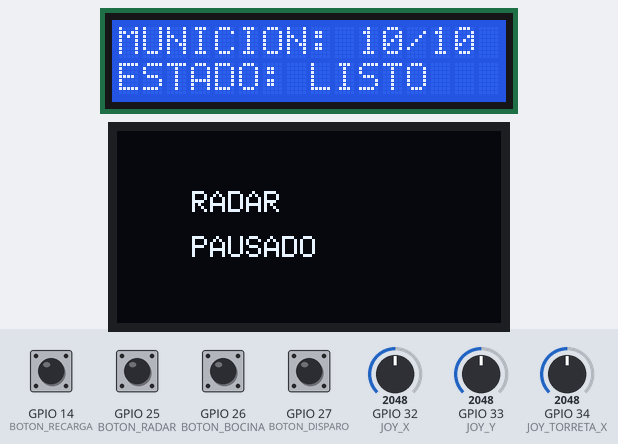
Recording of a sketch running on a simulated ESP32. On the bench: 16×2 character LCD, 128×64 one-colour display. Inputs (shaded band) come from the test bench; at power-on: GPIO 14 (BOTON_RECARGA), GPIO 25 (BOTON_RADAR), GPIO 26 (BOTON_BOCINA), GPIO 27 (BOTON_DISPARO) HIGH, GPIO 32 (JOY_X) = 2048, GPIO 33 (JOY_Y) = 2048, GPIO 34 (JOY_TORRETA_X) = 2048 (analog values on the 0–4095 scale). What the sketch prints to the serial monitor is not drawn.

Above: at 1.3 s.
1.4 s: GPIO 25 (BOTON_RADAR) pulled LOW for 0.15 s
At 2.6 s:
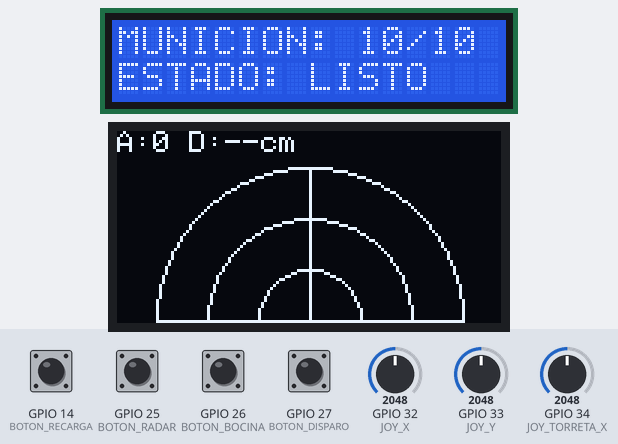
3.0 s: GPIO 25 (BOTON_RADAR) pulled LOW for 1 s
At 3.8 s:
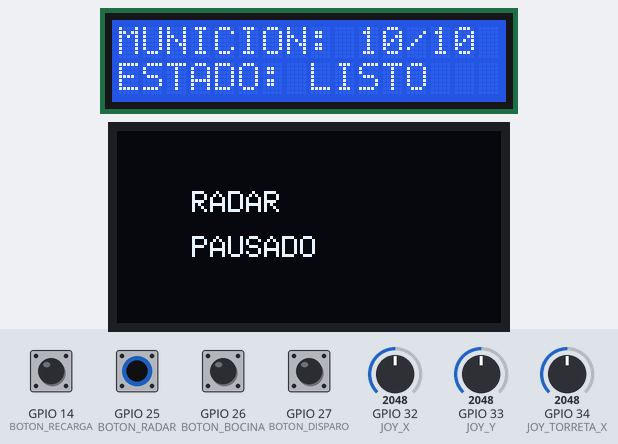
5.5 s: GPIO 27 (BOTON_DISPARO) pulled LOW for 0.15 s
At 6.1 s:
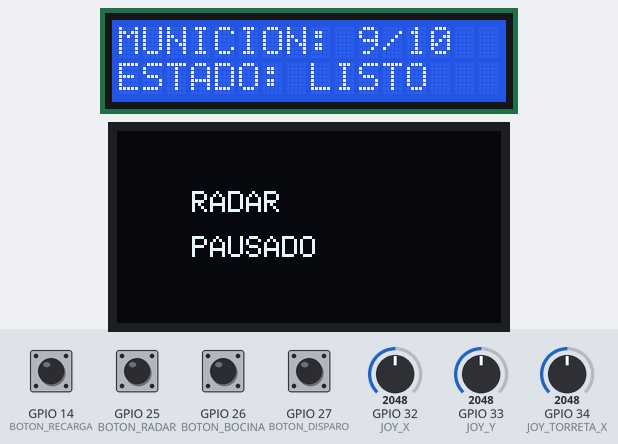
7.1 s: GPIO 27 (BOTON_DISPARO) pulled LOW for 1 s
9.6 s: GPIO 14 (BOTON_RECARGA) pulled LOW for 0.15 s
At 10.4 s:
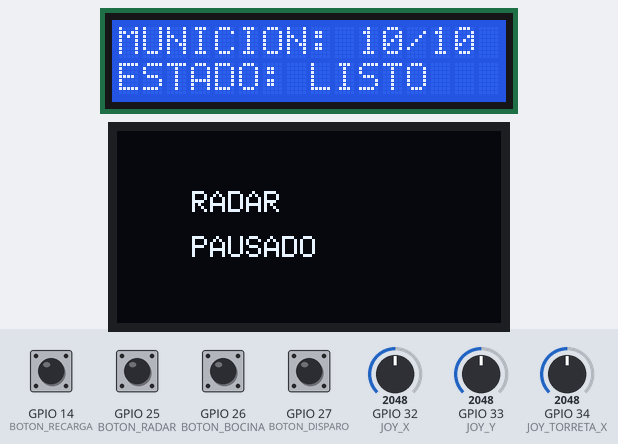
Timing chart, 0 to 12.2 s (numbered marks = the images above; inputs shaded):
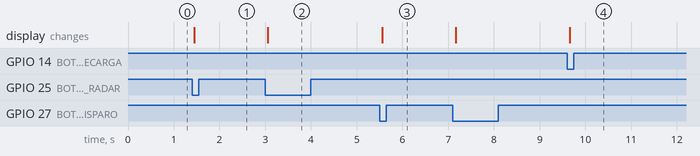

Measured:
- after the input at 1.4 s, the display: changes after 0.05 s (image 1)
- after the input at 3.0 s, the display: changes after 0.05 s (image 2)
- after the input at 5.5 s, the display: changes after 0.06 s (image 3)
- after the input at 9.6 s, the display: changes after 0.06 s (image 4)

The sketch:

Control.ino
```cpp
// VERSION 7 - CONTROL

#include <WiFi.h>
#include <esp_now.h>
#include <esp_wifi.h>
#include <esp_arduino_version.h>
#include <Wire.h>
#include <LiquidCrystal_I2C.h>
#include <Adafruit_GFX.h>
#include <Adafruit_SSD1306.h>

// ==================================================
// COMPONENTES
// ==================================================

// LCD 16x2
LiquidCrystal_I2C lcd(0x27, 16, 2);

// OLED 128x64
#define ANCHO 128
#define ALTO 64
#define OLED_RESET -1
#define OLED_ADDRESS 0x3C

Adafruit_SSD1306 oled(ANCHO, ALTO, &Wire, OLED_RESET);

bool oledDisponible = false;
bool radarActivo = false;

// ==================================================
// JOYSTICKS
// ==================================================

// Joystick principal
#define JOY_X 32
#define JOY_Y 33

// Joystick de la torreta
#define JOY_TORRETA_X 34

// Calibracion
#define CENTRO_X 1892
#define CENTRO_Y 1892
#define CENTRO_TORRETA 1892

#define ZONA_MUERTA 100

// ==================================================
// BOTONES
// ==================================================

#define BOTON_BOCINA 26
#define BOTON_DISPARO 27
#define BOTON_RECARGA 14
#define BOTON_RADAR 25

// ==================================================
// MUNICION
// ==================================================

#define MUNICION_MAXIMA 10

int municion = MUNICION_MAXIMA;

// ==================================================
// COMUNICACION ESP-NOW
// ==================================================

#define CANAL 1

uint8_t destino[] = {
  0xFF, 0xFF, 0xFF,
  0xFF, 0xFF, 0xFF
};

// Datos enviados al tanque
struct __attribute__((packed)) Datos {
  int16_t motorIzquierdo;
  int16_t motorDerecho;
  uint8_t bocina;
  uint8_t disparo;
  int16_t velocidadTorreta;
};

// Datos recibidos del radar
struct __attribute__((packed)) DatosRadar {
  uint8_t tipo;
  int16_t angulo;
  uint16_t distancia;
};

#define TIPO_RADAR 0xA1

Datos datos;

// ==================================================
// DATOS DEL RADAR
// ==================================================

volatile uint16_t distancias[181] = {};
volatile bool lecturasValidas[181] = {};

volatile int anguloRadar = 0;
volatile uint16_t ultimaDistancia = 0xFFFF;

// ==================================================
// ESTADOS DE LOS BOTONES
// ==================================================

// Disparo
bool estadoDisparo = HIGH;
bool ultimaLecturaDisparo = HIGH;
unsigned long cambioDisparo = 0;

// Recarga
bool estadoRecarga = HIGH;
bool ultimaLecturaRecarga = HIGH;
unsigned long cambioRecarga = 0;

// Radar
bool estadoRadar = HIGH;
bool ultimaLecturaRadar = HIGH;
unsigned long cambioRadar = 0;

// ==================================================
// RECEPCION DE DATOS DEL RADAR
// ==================================================

#if ESP_ARDUINO_VERSION_MAJOR >= 3

void recibirRadar(
  const esp_now_recv_info_t *info,
  const uint8_t *datosRecibidos,
  int longitud
) {

#else

void recibirRadar(
  const uint8_t *mac,
  const uint8_t *datosRecibidos,
  int longitud
) {

#endif

  if (longitud != sizeof(DatosRadar)) {
    return;
  }

  DatosRadar recibido;

  memcpy(
    &recibido,
    datosRecibidos,
    sizeof(DatosRadar)
  );

  if (recibido.tipo != TIPO_RADAR) {
    return;
  }

  int angulo = constrain(recibido.angulo, 0, 180);

  anguloRadar = angulo;
  ultimaDistancia = recibido.distancia;

  if (recibido.distancia == 0xFFFF) {

    lecturasValidas[angulo] = false;

  } else {

    distancias[angulo] = recibido.distancia;
    lecturasValidas[angulo] = true;
  }
}

// ==================================================
// DETECCION DE PULSACIONES CON ANTIRREBOTE
// ==================================================

bool detectarPulsacion(
  int pin,
  bool &estadoEstable,
  bool &ultimaLectura,
  unsigned long &ultimoCambio
) {

  bool lectura = digitalRead(pin);

  if (lectura != ultimaLectura) {
    ultimaLectura = lectura;
    ultimoCambio = millis();
  }

  if (
    millis() - ultimoCambio > 25 &&
    lectura != estadoEstable
  ) {

    estadoEstable = lectura;

    if (estadoEstable == LOW) {
      return true;
    }
  }

  return false;
}

// ==================================================
// CONVERTIR JOYSTICK EN VELOCIDAD
// ==================================================

int leerEje(int lectura, int centro) {

  if (abs(lectura - centro) <= ZONA_MUERTA) {
    return 0;
  }

  int velocidad;

  if (lectura > centro) {

    velocidad = map(
      lectura,
      centro,
      4095,
      0,
      255
    );

  } else {

    velocidad = map(
      lectura,
      0,
      centro,
      -255,
      0
    );
  }

  return constrain(velocidad, -255, 255);
}

// ==================================================
// ACTUALIZAR LCD
// ==================================================

void actualizarLCD() {

  lcd.setCursor(0, 0);

  lcd.print("MUNICION: ");
  lcd.print(municion);
  lcd.print("/10      ");

  lcd.setCursor(0, 1);

  if (municion > 0) {
    lcd.print("ESTADO: LISTO   ");
  } else {
    lcd.print("SIN MUNICION    ");
  }
}

// ==================================================
// DIBUJAR RADAR OLED
// ==================================================

void actualizarRadar() {

  oled.clearDisplay();

  if (!radarActivo) {

    oled.setTextSize(1);

    oled.setCursor(25, 20);
    oled.print("RADAR");

    oled.setCursor(25, 35);
    oled.print("PAUSADO");

    oled.display();

    return;
  }

  int cx = 64;
  int cy = 63;
  int radio = 51;

  // Informacion superior
  oled.setTextSize(1);
  oled.setCursor(0, 0);

  oled.print("A:");
  oled.print(anguloRadar);

  oled.print(" D:");

  if (ultimaDistancia == 0xFFFF) {
    oled.print("--");
  } else {
    oled.print(ultimaDistancia / 10);
  }

  oled.print("cm");

  // Circulos
  oled.drawCircle(cx, cy, radio, SSD1306_WHITE);
  oled.drawCircle(cx, cy, 34, SSD1306_WHITE);
  oled.drawCircle(cx, cy, 17, SSD1306_WHITE);

  // Lineas de referencia
  oled.drawLine(cx, cy, cx, cy - radio, SSD1306_WHITE);
  oled.drawLine(cx, cy, 13, cy, SSD1306_WHITE);
  oled.drawLine(cx, cy, 115, cy, SSD1306_WHITE);

  // Obstaculos
  for (int a = 0; a <= 180; a++) {

    if (!lecturasValidas[a]) {
      continue;
    }

    float distanciaCm = distancias[a] / 10.0;

    float distanciaLimitada = constrain(
      distanciaCm,
      0,
      200
    );

    int r = (int)(
      distanciaLimitada * radio / 200.0
    );

    float rad = a * PI / 180.0;

    int x = cx + r * cos(rad);
    int y = cy - r * sin(rad);

    oled.fillCircle(x, y, 2, SSD1306_WHITE);
  }

  // Linea de barrido
  float rad = anguloRadar * PI / 180.0;

  int x = cx + radio * cos(rad);
  int y = cy - radio * sin(rad);

  oled.drawLine(cx, cy, x, y, SSD1306_WHITE);

  oled.display();
}

// ==================================================
// SETUP
// ==================================================

void setup() {

  Serial.begin(115200);

  // Botones
  pinMode(BOTON_BOCINA, INPUT_PULLUP);
  pinMode(BOTON_DISPARO, INPUT_PULLUP);
  pinMode(BOTON_RECARGA, INPUT_PULLUP);
  pinMode(BOTON_RADAR, INPUT_PULLUP);

  analogReadResolution(12);

  // I2C
  Wire.begin(21, 22);

  // LCD
  lcd.init();
  lcd.backlight();

  actualizarLCD();

  // OLED
  if (oled.begin(
    SSD1306_SWITCHCAPVCC,
    OLED_ADDRESS
  )) {

    oledDisponible = true;

    actualizarRadar();

    Serial.println("OLED iniciado correctamente");

  } else {

    Serial.println("Error iniciando OLED");
  }

  // ESP-NOW
  WiFi.mode(WIFI_STA);

  esp_wifi_set_channel(
    CANAL,
    WIFI_SECOND_CHAN_NONE
  );

  if (esp_now_init() != ESP_OK) {

    Serial.println("Error iniciando ESP-NOW");
    return;
  }

  esp_now_register_recv_cb(recibirRadar);

  // Dispositivo broadcast
  esp_now_peer_info_t peer = {};

  memcpy(peer.peer_addr, destino, 6);

  peer.channel = CANAL;
  peer.encrypt = false;

  if (esp_now_add_peer(&peer) != ESP_OK) {

    Serial.println("Error agregando receptor");
    return;
  }

  Serial.println("MANDO V7 LISTO");
}

// ==================================================
// LOOP PRINCIPAL
// ==================================================

void loop() {

  // ----------------------------------------------
  // LEER JOYSTICK PRINCIPAL
  // ----------------------------------------------

  int x = analogRead(JOY_X);
  int y = analogRead(JOY_Y);

  int giro = leerEje(x, CENTRO_X);
  int avance = -leerEje(y, CENTRO_Y);

  // Mezcla diferencial
  int izquierdo = avance + giro;
  int derecho = avance - giro;

  int maximo = max(
    abs(izquierdo),
    abs(derecho)
  );

  if (maximo > 255) {

    izquierdo = izquierdo * 255 / maximo;
    derecho = derecho * 255 / maximo;
  }

  // ----------------------------------------------
  // LEER JOYSTICK DE LA TORRETA
  // ----------------------------------------------

  int lecturaTorreta = analogRead(JOY_TORRETA_X);

  int velocidadTorreta = leerEje(
    lecturaTorreta,
    CENTRO_TORRETA
  );

  // ----------------------------------------------
  // LEER BOTONES
  // ----------------------------------------------

  bool pulsacionDisparo = detectarPulsacion(
    BOTON_DISPARO,
    estadoDisparo,
    ultimaLecturaDisparo,
    cambioDisparo
  );

  bool pulsacionRecarga = detectarPulsacion(
    BOTON_RECARGA,
    estadoRecarga,
    ultimaLecturaRecarga,
    cambioRecarga
  );

  bool pulsacionRadar = detectarPulsacion(
    BOTON_RADAR,
    estadoRadar,
    ultimaLecturaRadar,
    cambioRadar
  );

  // ----------------------------------------------
  // ACTIVAR / DESACTIVAR RADAR
  // ----------------------------------------------

  if (pulsacionRadar && oledDisponible) {

    radarActivo = !radarActivo;

    actualizarRadar();

    Serial.println(
      radarActivo
        ? "RADAR ACTIVADO"
        : "RADAR PAUSADO"
    );
  }

  // ----------------------------------------------
  // MUNICION Y RECARGA
  // ----------------------------------------------

  if (pulsacionRecarga) {

    municion = MUNICION_MAXIMA;

    actualizarLCD();

    Serial.println("MUNICION RECARGADA");

  }
  else if (pulsacionDisparo && municion > 0) {

    municion--;

    actualizarLCD();

    Serial.println("DISPARO");
  }

  // ----------------------------------------------
  // PREPARAR DATOS PARA EL TANQUE
  // ----------------------------------------------

  datos.motorIzquierdo = izquierdo;
  datos.motorDerecho = derecho;

  datos.bocina = (
    digitalRead(BOTON_BOCINA) == LOW
  ) ? 1 : 0;

  datos.disparo = (
    digitalRead(BOTON_DISPARO) == LOW &&
    municion > 0
  ) ? 1 : 0;

  datos.velocidadTorreta = velocidadTorreta;

  // ----------------------------------------------
  // ENVIAR CONTROL CADA 20 MS
  // ----------------------------------------------

  static unsigned long ultimoEnvio = 0;

  if (millis() - ultimoEnvio >= 20) {

    esp_now_send(
      destino,
      (uint8_t *)&datos,
      sizeof(datos)
    );

    ultimoEnvio = millis();
  }

  // ----------------------------------------------
  // ACTUALIZAR OLED
  // ----------------------------------------------

  static unsigned long anteriorRadar = 0;

  if (
    oledDisponible &&
    radarActivo &&
    millis() - anteriorRadar >= 200
  ) {

    actualizarRadar();

    anteriorRadar = millis();
  }

  // ----------------------------------------------
  // MONITOR SERIE
  // ----------------------------------------------

  static unsigned long anterior = 0;

  if (millis() - anterior >= 300) {

    Serial.print("Municion: ");
    Serial.print(municion);

    Serial.print(" | Motor izq: ");
    Serial.print(izquierdo);

    Serial.print(" | Motor der: ");
    Serial.print(derecho);

    Serial.print(" | Torreta: ");
    Serial.println(velocidadTorreta);

    anterior = millis();
  }
}
```
